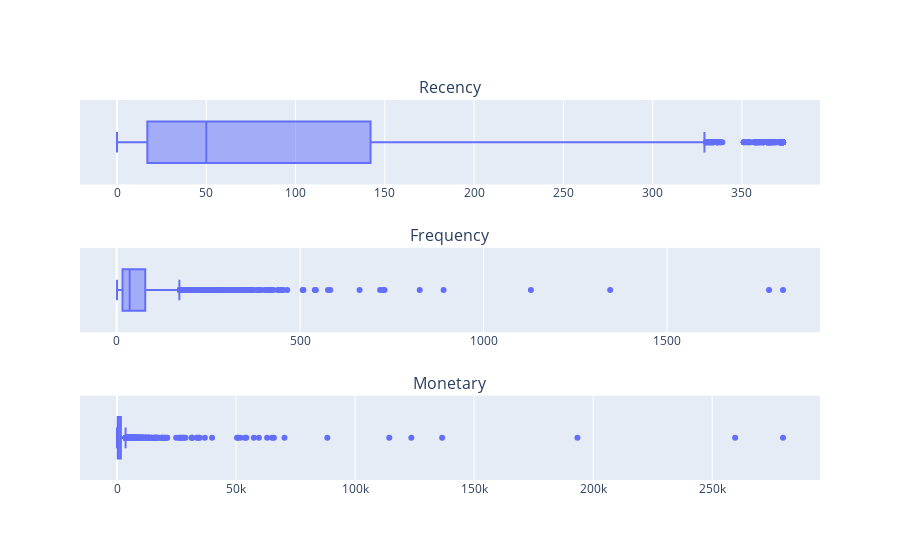

The notebook cell saved with this chart:
### Markdown cell above
Теперь визуализируем все 3 переменные в коробчатой диаграмме

### Code cell
rfm['Recency'] = rfm['Recency'].dt.days
boxes = [px.box(rfm, x=column) for column in rfm.columns]

fig = make_subplots(
    rows=3, cols=1, 
    subplot_titles=(
        "Recency","Frequency", "Monetary"
    )
)

for i, box in enumerate(boxes):
    fig.add_trace(boxes[i]['data'][0], row=i+1, col=1)

fig.update_layout(showlegend=True)
#fig.write_html('plotly/boxplot_1.html')
fig.show()

### Figure 1 — Plotly figure (JSON) as saved in the notebook; plotly's stock layout.template omitted (floating-point values rounded to 4 significant figures; data arrays with more than 128 entries replaced by an {"elided": "..."} marker saying what was removed)
{"data": [{"alignmentgroup": "True", "hovertemplate": "Recency=%{x}<extra></extra>", "legendgroup": "", "marker": {"color": "#636efa"}, "name": "", "notched": false, "offsetgroup": "", "orientation": "h", "showlegend": false, "type": "box", "x": {"elided": "4338 int values"}, "x0": " ", "xaxis": "x", "y0": " ", "yaxis": "y"}, {"alignmentgroup": "True", "hovertemplate": "Frequency=%{x}<extra></extra>", "legendgroup": "", "marker": {"color": "#636efa"}, "name": "", "notched": false, "offsetgroup": "", "orientation": "h", "showlegend": false, "type": "box", "x": {"elided": "4338 int values"}, "x0": " ", "xaxis": "x2", "y0": " ", "yaxis": "y2"}, {"alignmentgroup": "True", "hovertemplate": "Monetery=%{x}<extra></extra>", "legendgroup": "", "marker": {"color": "#636efa"}, "name": "", "notched": false, "offsetgroup": "", "orientation": "h", "showlegend": false, "type": "box", "x": {"elided": "4338 float values"}, "x0": " ", "xaxis": "x3", "y0": " ", "yaxis": "y3"}], "layout": {"annotations": [{"font": {"size": 16}, "showarrow": false, "text": "Recency", "x": 0.5, "xanchor": "center", "xref": "paper", "y": 1, "yanchor": "bottom", "yref": "paper"}, {"font": {"size": 16}, "showarrow": false, "text": "Frequency", "x": 0.5, "xanchor": "center", "xref": "paper", "y": 0.6111, "yanchor": "bottom", "yref": "paper"}, {"font": {"size": 16}, "showarrow": false, "text": "Monetary", "x": 0.5, "xanchor": "center", "xref": "paper", "y": 0.2222, "yanchor": "bottom", "yref": "paper"}], "showlegend": true, "xaxis": {"anchor": "y", "domain": [0, 1]}, "xaxis2": {"anchor": "y2", "domain": [0, 1]}, "xaxis3": {"anchor": "y3", "domain": [0, 1]}, "yaxis": {"anchor": "x", "domain": [0.7778, 1]}, "yaxis2": {"anchor": "x2", "domain": [0.3889, 0.6111]}, "yaxis3": {"anchor": "x3", "domain": [0, 0.2222]}}}
